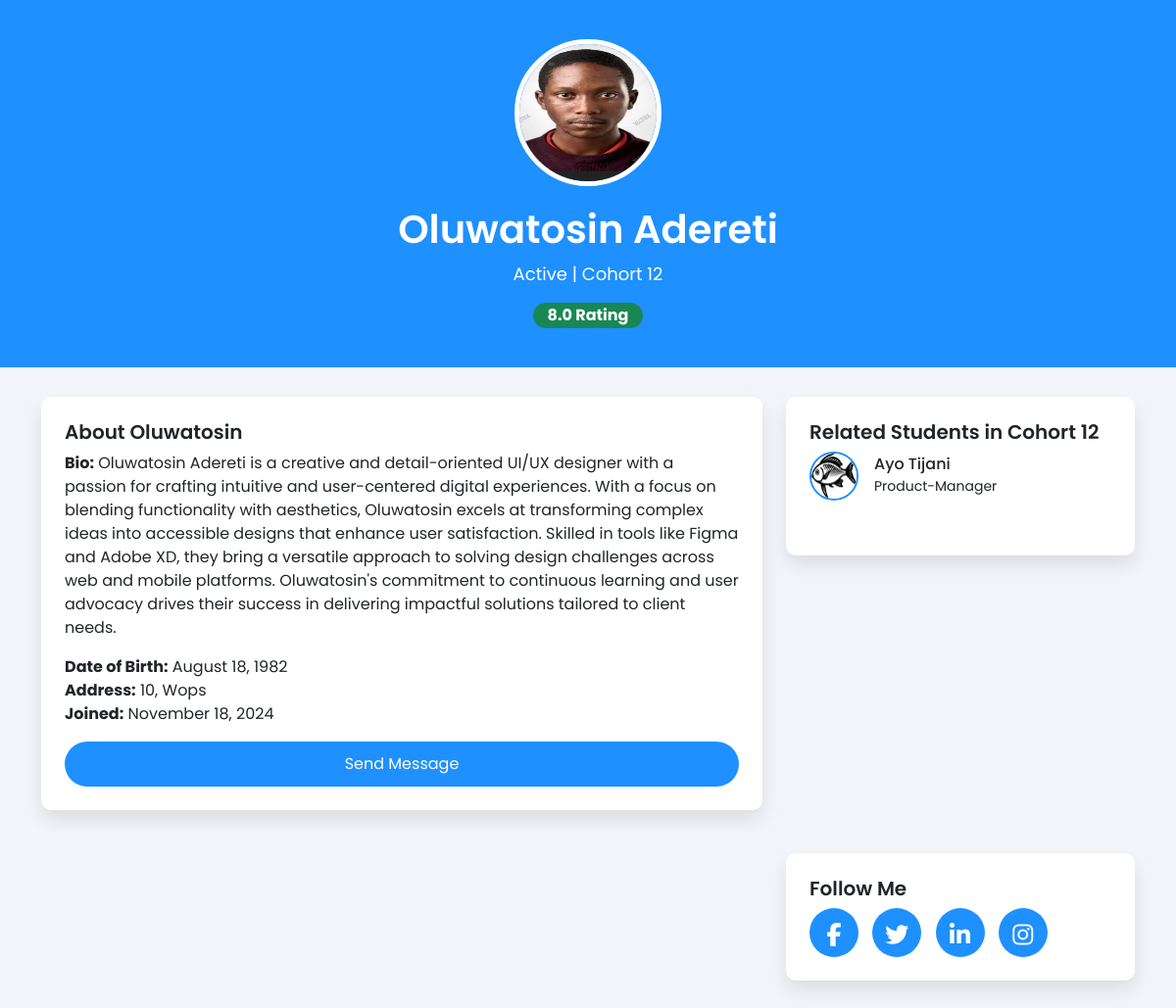
Screenshot of /profile/oluwatosin-adereti-790607733 with the database file from the repository.
### students/models.py (models this page shows, shortened)
class Student(models.Model):
  username = models.CharField(max_length=100,unique=True)
  first_name = models.CharField(max_length=100)
  last_name = models.CharField(max_length=100)
  student_type = models.CharField(max_length=9, choices=student_position, default='Student')
  status = models.BooleanField(default=True)
  email = models.EmailField(max_length=254, unique=True, validators=[mail_validator])
  phone = models.CharField(max_length=11, null=True, blank=True)
  slug = models.SlugField(unique=True, blank=True, editable=False)

class Student_Profile(models.Model):
  student = models.OneToOneField(Student, on_delete=models.CASCADE)
  bio = models.TextField()
  DOB = models.DateField()
  address = models.CharField(max_length=500)
  rating = models.FloatField(default=0.0)
  profile_picture = models.ImageField(upload_to='student_profile')
  date_join = models.DateTimeField(auto_now_add=True)

class Cohort_Group(models.Model):
  name = models.CharField(max_length=100)
  date_join = models.DateTimeField(auto_now_add=True)
  students = models.ManyToManyField(Student)

class Program(models.Model):
  courses = models.CharField(max_length=500)
  grade = models.IntegerField(default=0)
  student = models.ForeignKey(Student, on_delete=models.CASCADE)

### students/views.py (the view)
# urls.py: path('profile/<slug:slug>', views.get_profile_from_student, name='student_profile'),
def get_profile_from_student(request, slug):
    student = get_object_or_404(Student, slug=slug)
    context = {
        'student': student
    }
    return render(request, 'blog/studentprofile.html', context)

### templates/blog/studentprofile.html (shortened to what this page needs)
{% load static %}
<!DOCTYPE html>
<html lang="en">
  <head>
    <link
      href="https://cdn.jsdelivr.net/npm/bootstrap@5.0.2/dist/css/bootstrap.min.css"
      rel="stylesheet"
 />
    <link
      href="https://cdn.jsdelivr.net/npm/bootstrap@5.3.0-alpha1/dist/css/bootstrap.min.css"
      rel="stylesheet" />
    <link
      rel="stylesheet"
      href="https://cdnjs.cloudflare.com/ajax/libs/font-awesome/6.6.0/css/all.min.css" />
    <link rel="stylesheet" href="{% static 'CSS/profile.css' %}" />
  </head>
  <body>
    <section class="profile-header">
      <div class="container text-center">
        {% if student.student_profile.profile_picture %}
        <img
          src="{{ student.student_profile.profile_picture.url }}"
          alt="{{ student.first_name }} {{ student.last_name }}'s Profile Picture"
          class="profile-picture" />
        {% endif %}
        <h1>{{ student.first_name |default:'Unknow' }} {{ student.last_name |default:'Unkwon' }}</h1>
        <p>
          {{ student.status|yesno:"Active,Inactive" }} | {% if student.cohort_group_set.exists %}
          {% for cohort in student.cohort_group_set.all %}
            {{ cohort.name }}
          {% endfor %}
        {% else %}
          <p>No Cohort</p>
        {% endif %}
        {% if student.student_profile.rating <= 3 %}
        <span class="badge badge-custom bg-danger">
          {{ student.student_profile.rating|default:'0.0' }} Rating
        </span>
        {% elif student.student_profile.rating <= 5 %}
        <span class="badge badge-custom bg-warning">
          {{ student.student_profile.rating|default:'0.0' }} Rating
        </span>
        {% else %}
        <span class="badge badge-custom bg-success">
          {{ student.student_profile.rating|default:'0.0' }} Rating
        </span>
        {% endif %}
      </div>
    </section>
    <section class="profile-content">
      <div class="container">
        <div class="row">
          <div class="col-md-8">
            <div class="card p-4">
              <h5>About {{ student.first_name }}</h5>
              <p><strong>Bio:</strong> {{ student.student_profile.bio }}</p>
              <p>
                <strong>Date of Birth:</strong> {{ student.student_profile.DOB |date:"F j, Y" }} <br />
                <strong>Address:</strong> {{ student.student_profile.address }}
                <br />
                <strong>Joined:</strong> {{ student.student_profile.date_join |date:"F j, Y" }}
              </p>
              <button
                class="btn btn-custom"
                data-bs-toggle="modal"
                data-bs-target="#exampleModal">
                Send Message
              </button>
            </div>
          </div>
          <div class="col-md-4">
            <div class="card p-4">
              {% if student.cohort_group_set.all %}
              {% for related in student.cohort_group_set.all %}
              <h5>Related Students in {{ related.name }}</h5>
              <ul class="list-unstyled">
                {% for member in related.students.all %}
                {% if member != student %}
                <li class="d-flex align-items-center mb-3">
                  {% if member.student_profile.profile_picture %}
                  <img
                    src="{{ member.student_profile.profile_picture.url }}"
                    alt="{{ member.username }}'s Picture"
                    width="80"
                    height="80"
                    class="related-student-img" />
                  {% endif %}
                  <div class="ms-3">
                    <h6 class="mb-0">
                      {{ member.first_name }} {{ member.last_name }}
                    </h6>
                    <small>
                      {% for program in member.program_set.all %}
                      {{ program.courses }}
                      {% endfor %}
                    </small>
                  </div>
                </li>
                {% endif %}
                {% endfor %}
              </ul>
              {% endfor %}
              {% else %}
              <h5>Student has No cohort yet</h5>
              {% endif %}
            </div>
          </div>
        </div>
        <div class="row mt-4">
          <div class="col-md-8">
          </div>
          <div class="col-md-4">
            <div class="card p-4">
              <h5>Follow Me</h5>
              <div class="follow-links">
                <a href="#"><i class="fab fa-facebook-f"></i></a>
                <a href="#"><i class="fab fa-twitter"></i></a>
                <a href="#"><i class="fab fa-linkedin-in"></i></a>
                <a href="#"><i class="fab fa-instagram"></i></a>
              </div>
            </div>
          </div>
        </div>
      </div>
    </section>
  </body>
</html>

### staticfiles/css/profile.css (style rules this page uses)
body { font-family: 'Poppins', sans-serif; background-color: #f4f5fa; }
.profile-header { background: dodgerblue; color: white; padding: 40px 0; text-align: center; }
.profile-header img { border-radius: 50%; border: 5px solid white; width: 150px; height: 150px; }
.profile-header h1 { font-weight: 600; margin-top: 20px; }
.profile-header p { font-size: 18px; color: white; }
.profile-content { padding: 30px; }
.profile-content .card { background: white; box-shadow: 0px 10px 20px rgba(0, 0, 0, 0.1); border: none; border-radius: 10px; margin-bottom: 20px; }
.profile-content .card h5 { font-weight: 600; }
.badge-custom { background-color: lightgreen; color: white; font-size: 16px; padding: 5px 15px; border-radius: 20px; }
.related-student-img { width: 50px; height: 50px; border-radius: 50%; border: 2px solid dodgerblue; }
.btn-custom { background-color: dodgerblue; color: white; padding: 10px 20px; border-radius: 25px; }
.follow-links a { display: inline-block; margin-right: 10px; color: white; font-size: 24px; background-color: dodgerblue; padding: 10px; border-radius: 50%; width: 50px; height: 50px; text-align: center; }

### rows the page displays
Student: student_profile.profile_picture (picture), first_name "Oluwatosin", last_name "Adereti", status "Active", student_profile.rating "8.0", student_profile.bio "Oluwatosin Adereti is a creative and detail-oriented UI/UX designer with a passion for crafting intuitive and user-centered digital experiences. With a focus on blending functionality with aesthetics, Oluwatosin excels at transforming complex ideas into accessible designs that enhance user satisfaction. Skilled in tools like Figma and Adobe XD, they bring a versatile approach to solving design challenges across web and mobile platforms. Oluwatosin's commitment to continuous learning and user advocacy drives their success in delivering impactful solutions tailored to client needs.", student_profile.DOB "August 18, 1982", student_profile.address "10, Wops", student_profile.date_join "November 18, 2024"
Cohort_Group: name "Cohort 12"
Student: student_profile.profile_picture (picture), first_name "Ayo", last_name "Tijani"
Program: courses "Product-Manager"
